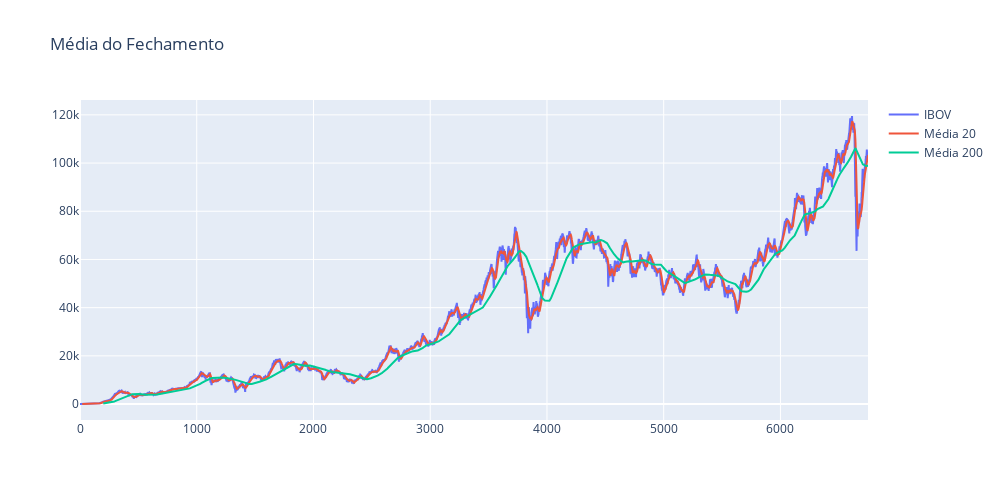

The notebook cell saved with this chart:
### Markdown cell above
## Média móvel dos dados de fechamento

### Code cell
data = [
    go.Scatter(y=ibov['Close'], name='IBOV'),
    go.Scatter(y=ibov['Close'].rolling(20).mean(), name='Média 20'),
    go.Scatter(y=ibov['Close'].rolling(200).mean(), name='Média 200'),
]

layout = go.Layout(title='Média do Fechamento', width=1000, height=500, xaxis=dict(title_text=''))

fig = go.Figure(data=data, layout=layout)
py.iplot(fig, image='png')

### Figure 1 — Plotly figure (JSON) as saved in the notebook; plotly's stock layout.template omitted (floating-point values rounded to 4 significant figures; data arrays with more than 128 entries replaced by an {"elided": "..."} marker saying what was removed)
{"data": [{"name": "IBOV", "type": "scatter", "y": {"elided": "6751 float values"}}, {"name": "Média 20", "type": "scatter", "y": {"elided": "6751 float values"}}, {"name": "Média 200", "type": "scatter", "y": {"elided": "6751 float values"}}], "layout": {"height": 500, "title": {"text": "Média do Fechamento"}, "width": 1000, "xaxis": {"title": {"text": ""}}}}
